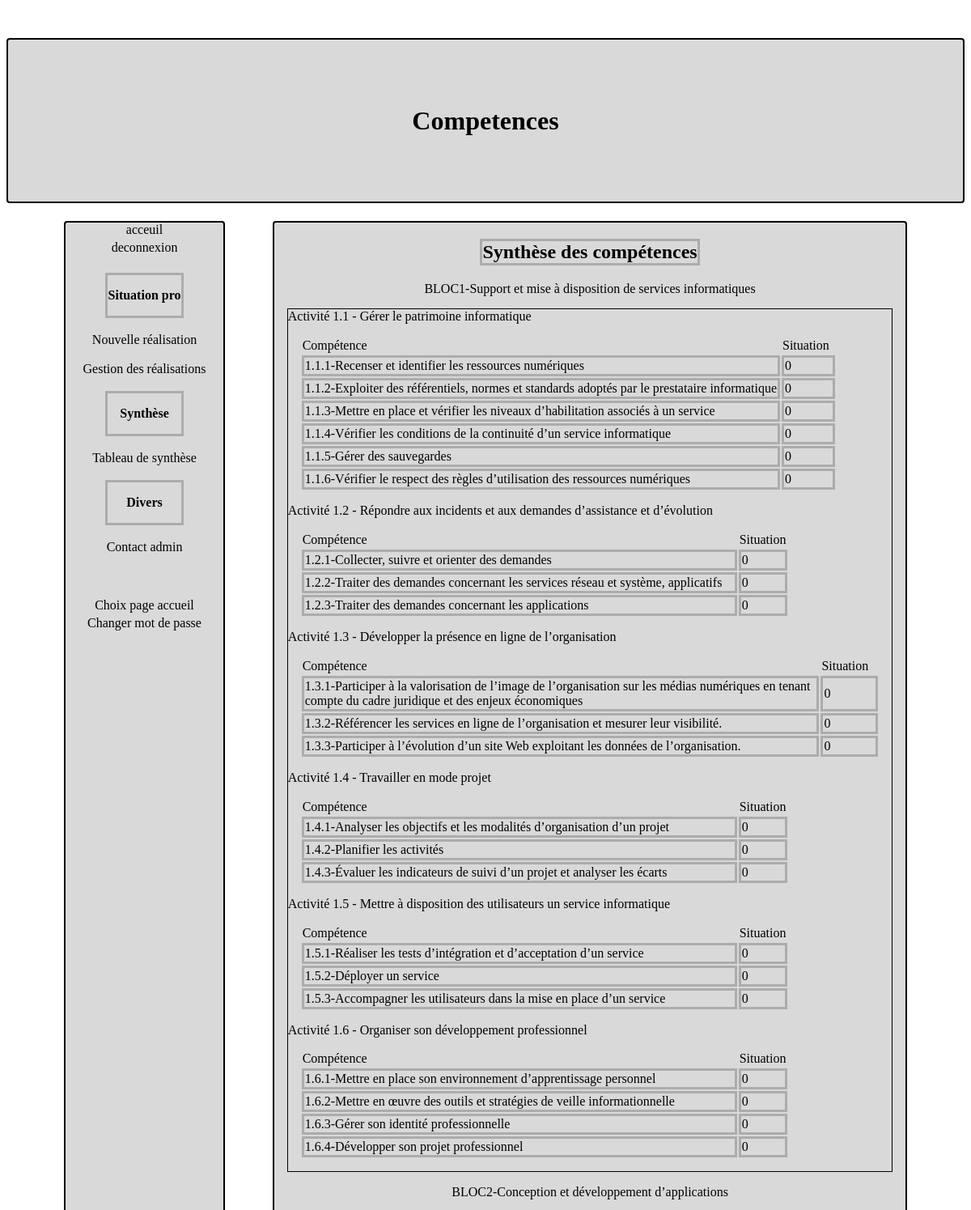
/v/competences.php (upper part), run on the app's committed database.
### tables this page shows
CREATE TABLE `bloc` (
  `id_bloc` int(11) NOT NULL,
  `identifiant` varchar(50) DEFAULT NULL,
  `nom` varchar(200) DEFAULT NULL
);

CREATE TABLE `activite` (
  `id_activite` int(11) NOT NULL,
  `identifiant` varchar(50) DEFAULT NULL,
  `nom` varchar(200) DEFAULT NULL,
  `id_bloc` int(11) NOT NULL
);

CREATE TABLE `competence` (
  `id_competence` int(11) NOT NULL,
  `identifiant` varchar(50) DEFAULT NULL,
  `nom` varchar(200) DEFAULT NULL,
  `id_activite` int(11) NOT NULL
);

### m/Competencesphp/Model/Manager.php (called while the page is built, shortened)
<?php
class Manager
{
    private $_db;
	public function getListActiviteFromBloc(int $id_bloc)
	{
	$activite = [];
	$q = $this->_db->query('SELECT id_activite, identifiant, nom FROM Activite  WHERE id_bloc ='. $id_bloc .' ORDER BY identifiant');
	while ($donnees = $q->fetch(PDO::FETCH_ASSOC))
	{
	  $activite[] = new Activite($donnees['id_activite'],$donnees['identifiant'], $donnees['nom']);
	}
	return $activite;
	}
	public function getListBloc()
	{
	$bloc = [];
	$q = $this->_db->query('SELECT id_bloc, identifiant, nom FROM Bloc ORDER BY identifiant');
	while ($donnees = $q->fetch(PDO::FETCH_ASSOC))
	{
	  $bloc[] = new Bloc($donnees['id_bloc'],$donnees['identifiant'], $donnees['nom']);
	}
	return $bloc;
	}
	public function getListCompetenceFromActivite($id_activite)
	{
	$competence = [];
	$q = $this->_db->query('SELECT id_competence, identifiant, nom FROM Competence WHERE id_activite ='. $id_activite .' ORDER BY identifiant ');
	while ($donnees = $q->fetch(PDO::FETCH_ASSOC))
	{
	  $competence[] = new Competences($donnees['id_competence'],$donnees['identifiant'], $donnees['nom']);
	}
	return $competence;
	}
	public function countSituationOfCompetence($id_utilisateur, $id_competence)
	{
		$id_utilisateur = (int) $id_utilisateur;
		$id_competence = (int) $id_competence;
	    $q = $this->_db->query('SELECT Competence_visee.id_realisation, COUNT(*) OVER() AS TableCount FROM Competence_visee
		JOIN realisation ON Competence_visee.id_realisation = Realisation.id_realisation
		WHERE Realisation.id_utilisateur = '.$id_utilisateur.' AND Competence_visee.id_competence = '.$id_competence);
	    $donnees = $q->fetch(PDO::FETCH_ASSOC);
		return $donnees['TableCount'] ?? 0;
	}
	public function setDb(pdo $db)
    {
        $this->_db=$db;
    }
}

### m/Competencesphp/Model/Bloc.php (called while the page is built, shortened)
<?php
class Bloc
{
    public function __construct($id_bloc,$identifiant,$nom)
    {
        $this->_id_bloc=$id_bloc;
        $this->_identifiant=$identifiant;
        $this->_nom=$nom;
    }
    public function getid_bloc(){ return $this->_id_bloc;}
    public function getidentifiant(){ return $this->_identifiant;}
    public function getnom(){ return $this->_nom;}
}

### m/Competencesphp/Model/Activite.php (called while the page is built, shortened)
<?php
class Activite
{
    public function __construct($id_activite,$identifiant,$nom)
    {
        $this->_id_activite=$id_activite;
        $this->_identifiant=$identifiant;
        $this->_nom=$nom;
    }
    public function getid_activite(){ return $this->_id_activite;}
    public function getidentifiant(){ return $this->_identifiant;}
    public function getnom(){ return $this->_nom;}
}

### m/Competencesphp/Model/Competences.php (called while the page is built, shortened)
<?php
class Competences
{
    public function __construct($id_competence,$identifiant,$nom)
    {
        $this->_id_competence=$id_competence;
        $this->_identifiant=$identifiant;
        $this->_nom=$nom;
    }
    public function getid_competence(){ return $this->_id_competence;}
    public function getidentifiant(){ return $this->_identifiant;}
    public function getnom(){ return $this->_nom;}
}

### v/competences.php (the view, shortened to what this page needs)
<!doctype html>
<html lang="fr">
<head>
  <link rel="stylesheet" href="css/style.css">
  <link rel="stylesheet" href="css/situation.css">
  <link rel="stylesheet" href="css/competences.css">
  <link rel="stylesheet" href="css/comp.css">
</head>
<body>
    <?php require("menu.php") ?>
<div class="flex_container">
    <?php require("leftmenu.php") ?>
<div class="rightmenu">
<h2 class="rightborder">Synthèse des compétences</h2>
<?php
$bddLogin = new ConnectBdd;
$bdd = $bddLogin->ConnectBdd();
$manager= new Manager($bdd);
$bloc = $manager->getListBloc();
$totalBloc = count((array)$bloc);
for ($i = 0; $i <= $totalBloc-1 ; $i++)
{
   echo
        $bloc[$i]->getidentifiant().'-'. $bloc[$i]->getnom()
        .'<div class="activite">';
    $activite = $manager->getListActiviteFromBloc($bloc[$i]->getid_bloc());
    $totalActivite = count((array)$activite);
    for ($j = 0; $j <= $totalActivite-1 ; $j++) {
        echo
            'Activité ' .substr($activite[$j]->getidentifiant(),1).' - '. $activite[$j]->getnom()
            .'<div class="competence">
            <table class="synthese">
                <tr>
                    <th class="columnCompetence">Compétence</th>
                    <th class="columnSituation">Situation</th>
                </tr>';
        $competence = $manager->getListCompetenceFromActivite($activite[$j]->getid_activite());
        $totalCompetence = count((array)$competence);
        for ($k = 0; $k <= $totalCompetence-1 ; $k++) {
            $numberSituation = $manager->countSituationOfCompetence($_SESSION['id'], $competence[$k]->getid_competence());
            echo
                '<tr>
                    <td class="rowCompetence">'.substr($competence[$k]->getidentifiant(),1).'-'. $competence[$k]->getnom().'</td>
                    <td class="rowSituation">'.$numberSituation.'</td>
                </tr>';
        }
        echo '</table>';
        echo '</div>';
    }
    echo '</div>';
}
?>
</div>
</body>
</html>

### v/menu.php
<br>
		<h1 class="logintitle">Competences</h1>

### v/leftmenu.php (shortened to what this page needs)
<div class="leftmenu">
    <nav class="linecenter">
        <a class="choice" href="../v/comp.php">acceuil</a>
        <a class="choice" href="../v/deconnexion.php">deconnexion</a>
            <label class="titlemenu"><strong>Situation pro</strong></label></br>
            <a class="subtable" href='../v/creation_situation.php'>Nouvelle réalisation</a></br>
            <a class="subtable" href='../v/Situation.php'>Gestion des réalisations</a></br>
            <label class="titlemenu"><strong>Synthèse</strong></label></br>
            <a class="subtable" href='../v/competences.php'>Tableau de synthèse</a></br>
            <label class="titlemenu"><strong>Divers</strong></label></br>
            <a class="subtable" href='../v/contact_admin.php'>Contact admin</a></br>
            <a class="choice" href="../c/pageAccueil.php?see">Choix page accueil</a>
            <a class="choice" href="../c/motDePasse.php?see">Changer mot de passe</a>
    </nav>
</div>

### v/css/style.css (style rules this page uses)
* { font-family: cursive; }
.logintitle { display: flex; justify-content: center; align-items: center; border: 2px solid black; height: 200px; background: #d9d9d9; flex-direction: column; border-radius: 4px 4px 4px 4px; }

### v/css/competences.css (style rules this page uses)
.leftmenu { display: flex; justify-content: flex-start; flex-direction: column; border: 2px solid black; background: #d9d9d9; border-radius: 4px 4px 4px 4px; width: 20%; margin-left: 6%; }
.subtable { text-decoration: none; color: black; display: flex; justify-content: center; }
.titlemenu { display: flex; justify-content: center; align-items: center; border: 3px solid #acacac ; margin-left: 25%; margin-right: 25%; height: 50px; }
.choice { margin-bottom: 2%; text-decoration: none; color: black; display: flex; justify-content: center; }
.rightmenu { display: flex; justify-content: center; align-items: center; flex-direction: column; border: 2px solid black; background: #d9d9d9; border-radius: 4px 4px 4px 4px; margin-left: 5%; width: 80%; margin-right: 6%; padding-bottom: 1%; }
.flex_container { display: flex; justify-content: space-between; }
.rightborder { border: 3px solid #acacac; display: flex; align-items: center; justify-content: center; }
.activite { border:1px solid black; margin: 2%; }
.competence { margin: 2%; }
.columnCompetence { width: 90%; text-align: left; font-weight: normal; }
.columnSituation { width: 10%; text-align: left; font-weight: normal; }
.rowCompetence { border: 3px solid #acacac ; }
.rowSituation { border: 3px solid #acacac ; }

### data on the page
bloc: identifiant "BLOC1", nom "Support et mise à disposition de services informatiques"
activite: identifiant "1.1", nom "Gérer le patrimoine informatique"
competence: identifiant "1.1.1", nom "Recenser et identifier les ressources numériques", numberSituation "0"
competence: identifiant "1.1.2", nom "Exploiter des référentiels, normes et standards adoptés par le prestataire informatique", numberSituation "0"
competence: identifiant "1.1.3", nom "Mettre en place et vérifier les niveaux d’habilitation associés à un service", numberSituation "0"
competence: identifiant "1.1.4", nom "Vérifier les conditions de la continuité d’un service informatique", numberSituation "0"
competence: identifiant "1.1.5", nom "Gérer des sauvegardes", numberSituation "0"
competence: identifiant "1.1.6", nom "Vérifier le respect des règles d’utilisation des ressources numériques", numberSituation "0"
activite: identifiant "1.2", nom "Répondre aux incidents et aux demandes d’assistance et d’évolution"
competence: identifiant "1.2.1", nom "Collecter, suivre et orienter des demandes", numberSituation "0"
competence: identifiant "1.2.2", nom "Traiter des demandes concernant les services réseau et système, applicatifs", numberSituation "0"
competence: identifiant "1.2.3", nom "Traiter des demandes concernant les applications", numberSituation "0"
activite: identifiant "1.3", nom "Développer la présence en ligne de l’organisation"
competence: identifiant "1.3.1", nom "Participer à la valorisation de l’image de l’organisation sur les médias numériques en tenant compte du cadre juridique et des enjeux économiques", numberSituation "0"
competence: identifiant "1.3.2", nom "Référencer les services en ligne de l’organisation et mesurer leur visibilité.", numberSituation "0"
competence: identifiant "1.3.3", nom "Participer à l’évolution d’un site Web exploitant les données de l’organisation.", numberSituation "0"
activite: identifiant "1.4", nom "Travailler en mode projet"
competence: identifiant "1.4.1", nom "Analyser les objectifs et les modalités d’organisation d’un projet", numberSituation "0"
competence: identifiant "1.4.2", nom "Planifier les activités", numberSituation "0"
competence: identifiant "1.4.3", nom "Évaluer les indicateurs de suivi d’un projet et analyser les écarts", numberSituation "0"
activite: identifiant "1.5", nom "Mettre à disposition des utilisateurs un service informatique"
competence: identifiant "1.5.1", nom "Réaliser les tests d’intégration et d’acceptation d’un service", numberSituation "0"
competence: identifiant "1.5.2", nom "Déployer un service", numberSituation "0"
competence: identifiant "1.5.3", nom "Accompagner les utilisateurs dans la mise en place d’un service", numberSituation "0"
activite: identifiant "1.6", nom "Organiser son développement professionnel"
competence: identifiant "1.6.1", nom "Mettre en place son environnement d’apprentissage personnel", numberSituation "0"
competence: identifiant "1.6.2", nom "Mettre en œuvre des outils et stratégies de veille informationnelle", numberSituation "0"
competence: identifiant "1.6.3", nom "Gérer son identité professionnelle", numberSituation "0"
competence: identifiant "1.6.4", nom "Développer son projet professionnel", numberSituation "0"
bloc: identifiant "BLOC2", nom "Conception et développement d’applications"
